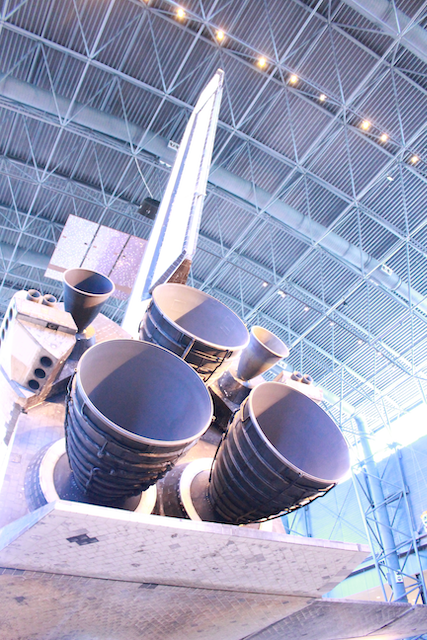
#> input picture IMG_0890.png, 427 x 640 px
$ jupyter execute --allow-errors hw1.ipynb   (shell and % lines are left out)
#> lines starting #> are read from the running program, lines starting #| are printed output that depends on the picture
# MAE6292 - Homework \# 1

In this assignment, we will perform simple image manipulations.

## Import Modules

[cell 1]
import numpy as np
import matplotlib.pyplot as plt

import cv2

## Google Colab

**Note**: skip this cell, if you are running it on your local computer.

If you are running this code in Google Colab, execute the following commands to load `cv2_imshow` and mount your Google Drive.

The last line assumes that the homework folder in your local computer is `Google Drive/MAE6292/HW1`. Modify it if yours is in a different folder.

[cell 2]
from google.colab.patches import cv2_imshow
from google.colab import drive

#> (the rest of this cell did not finish here and is left out)

Make it sure you are in the correct folder and you have access to the image file, `IMG_0890.png`

## Jupyter Notebook

**Note**: skip this cell, if you are running this remotely on Google Colab.

It turns out that `cv2.imshow()` does not work in Jupter Notebook as well. You may use the follwing function `cv2_imshow` instead.

[cell 3]
def cv2_imshow(image):
# developed by Kanishke Gamagedara, udpated by MAE6292
    plt.figure(dpi=200)
    mode = len(np.shape(image))
    if mode==3:
        plt.imshow(cv2.cvtColor(image, cv2.COLOR_BGR2RGB))
    elif mode==2:
        plt.imshow(image, cmap='gray')
    else:
        print('Unsuported image size')
        raise
    plt.xticks([]), plt.yticks([])
    plt.axis('off')

## Problem 1

Load the image `IMG_0890.png` in grayscale and display it as follows.

[cell 4]
img = cv2.imread('IMG_0890.png',cv2.IMREAD_GRAYSCALE)
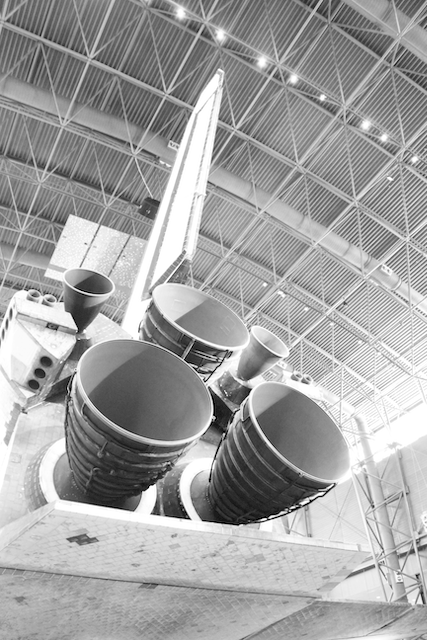
#> img: shape (640, 427); min 0, max 255, mean 162.1
cv2_imshow(img)

The image size and the data type are as follows.

[cell 5]
print('Image size:', img.shape)
#| Image size: (640, 427)
print('Data type:', img.dtype)
#| Data type: uint8

### (a) Inversion

Here, we are inverting the image. Create the inverted image of the same size, i.e., (new pixel value) = 255 - (old pixel value), and display the inverted image.

[cell 6]
img_inverted = img.copy()

### (b) Save

Save the inverted image as **`prob1.png`** using the command [cv2.imwrite()](https://opencv-python-tutroals.readthedocs.io/en/latest/py_tutorials/py_gui/py_image_display/py_image_display.html)

## Problem 2

### (a) Draw a circle

Reload the image in color, and draw a red circle around the lower-left exhaust using [cv2.circle()](https://docs.opencv.org/master/dc/da5/tutorial_py_drawing_functions.html) as shown below.

**NOTE**: the default color format of OpenCV is BGR (see [Why does OpenCV use BGR color format?](https://www.learnopencv.com/why-does-opencv-use-bgr-color-format/) ). Thefore, the red is (0,0,255).

[cell 7]
img_color = cv2.imread("IMG_0890.png")
#> img_color is the input picture: shape (640, 427, 3); mean B, G, R 186.6, 159.1, 155.7
